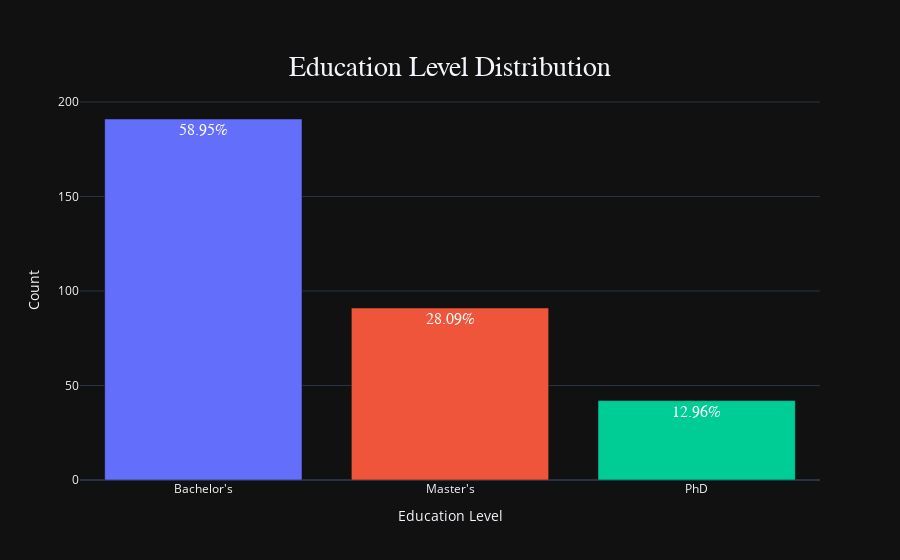

Notebook cell for this chart:
### Markdown cell above
##### We analyzed the distribution of education levels within the dataset by calculating the counts and percentages for each level. This information was visualized using an interactive bar plot created with Plotly. This visualization helps in understanding the educational background of the dataset's population, which can be a crucial factor in many analyses.

### Code cell
# Calculate the counts and percentages for each education level
education_counts = df['Education Level'].value_counts()
education_percentages = df['Education Level'].value_counts(normalize=True) * 100

# Create a DataFrame for Plotly
education_counts_df = education_counts.reset_index()
education_counts_df.columns = ['Education Level', 'Count']
education_counts_df['Percentage'] = education_percentages.values

# Create an interactive bar plot using Plotly
fig = px.bar(education_counts_df, 
             x='Education Level', 
             y='Count', 
             color='Education Level', 
             title='Education Level Distribution',
             color_discrete_sequence=px.colors.qualitative.Plotly,
             text=education_counts_df['Percentage'].apply(lambda x: f"{x:.2f}%"),
             template='plotly_dark')


custom_layout(fig) 

fig.update_traces(
    textfont={
        'size': 16,
        'family': 'Arial',
        'color': '#FFFFFF'
    },
    hovertemplate='<b>Education Level</b>: %{x}<br><b>Count</b>: %{y}<br><b>Percentage</b>: %{text}<extra></extra>'
)

iplot(fig)

### Figure 1 — Plotly figure (JSON) as saved in the notebook; plotly's stock layout.template omitted (floating-point values rounded to 4 significant figures)
{"data": [{"alignmentgroup": "True", "hovertemplate": "<b>Education Level</b>: %{x}<br><b>Count</b>: %{y}<br><b>Percentage</b>: %{text}<extra></extra>", "legendgroup": "Bachelor's", "marker": {"color": "#636EFA", "pattern": {"shape": ""}}, "name": "Bachelor's", "offsetgroup": "Bachelor's", "orientation": "v", "showlegend": true, "text": ["58.95%"], "textfont": {"color": "#FFFFFF", "family": "Arial", "size": 16}, "textposition": "auto", "type": "bar", "x": ["Bachelor's"], "xaxis": "x", "y": [191], "yaxis": "y"}, {"alignmentgroup": "True", "hovertemplate": "<b>Education Level</b>: %{x}<br><b>Count</b>: %{y}<br><b>Percentage</b>: %{text}<extra></extra>", "legendgroup": "Master's", "marker": {"color": "#EF553B", "pattern": {"shape": ""}}, "name": "Master's", "offsetgroup": "Master's", "orientation": "v", "showlegend": true, "text": ["28.09%"], "textfont": {"color": "#FFFFFF", "family": "Arial", "size": 16}, "textposition": "auto", "type": "bar", "x": ["Master's"], "xaxis": "x", "y": [91], "yaxis": "y"}, {"alignmentgroup": "True", "hovertemplate": "<b>Education Level</b>: %{x}<br><b>Count</b>: %{y}<br><b>Percentage</b>: %{text}<extra></extra>", "legendgroup": "PhD", "marker": {"color": "#00CC96", "pattern": {"shape": ""}}, "name": "PhD", "offsetgroup": "PhD", "orientation": "v", "showlegend": true, "text": ["12.96%"], "textfont": {"color": "#FFFFFF", "family": "Arial", "size": 16}, "textposition": "auto", "type": "bar", "x": ["PhD"], "xaxis": "x", "y": [42], "yaxis": "y"}], "layout": {"barmode": "relative", "hoverlabel": {"bgcolor": "#111", "font": {"family": "Arial", "size": 16}}, "legend": {"title": {"text": "Education Level"}, "tracegroupgap": 0}, "showlegend": false, "title": {"font": {"family": "Arial", "size": 28}, "text": "Education Level Distribution", "x": 0.5, "xanchor": "center", "y": 0.9, "yanchor": "top"}, "xaxis": {"anchor": "y", "categoryarray": ["Bachelor's", "Master's", "PhD"], "categoryorder": "array", "domain": [0, 1], "title": {"text": "Education Level"}}, "yaxis": {"anchor": "x", "domain": [0, 1], "title": {"text": "Count"}}}}
